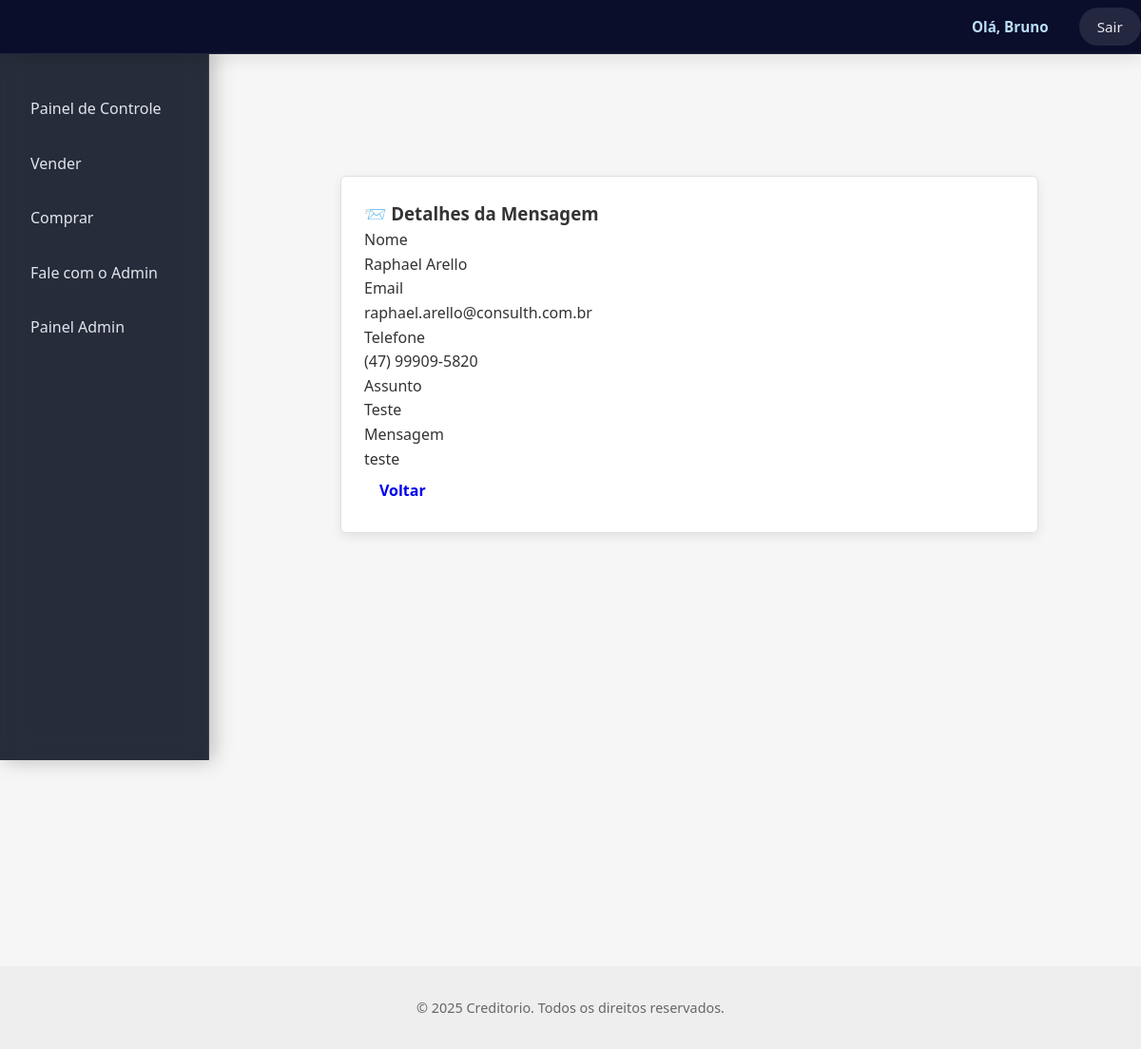
/admin/mensagem/2 (signed in), run on the app's committed database.
### app/models.py (models this page shows, shortened)
class Usuario(UserMixin, db.Model):
    __tablename__ = 'usuario'
    id = db.Column(db.Integer, primary_key=True)
    nome = db.Column(db.String(100), nullable=False)
    email = db.Column(db.String(100), unique=True, nullable=False)
    cpf_cnpj = db.Column(db.String(20), unique=True, nullable=False)
    telefone = db.Column(db.String(20), nullable=False)
    senha_hash = db.Column(db.String(128), nullable=False)
    tipo = db.Column(db.String(20), default='usuario')
    ativo = db.Column(db.Boolean, default=True)
    saldo = db.Column(db.Float, default=0.0)
    data_cadastro = db.Column(db.DateTime, default=datetime.utcnow)
    precatorios_comprados = db.relationship(
        'Precatorio',
        foreign_keys='Precatorio.comprador_id',
        backref='comprador_user',
        lazy=True
    )

class MensagemPublica(db.Model):
    __tablename__ = 'mensagem_publica'
    id = db.Column(db.Integer, primary_key=True)
    nome = db.Column(db.String(100), nullable=False)
    email = db.Column(db.String(120), nullable=False)
    telefone = db.Column(db.String(20))
    assunto = db.Column(db.String(150), nullable=False)
    mensagem = db.Column(db.Text, nullable=False)
    data_envio = db.Column(db.DateTime, default=datetime.utcnow)

### app/routes.py (the view)
@admin_bp.route('/mensagem/<int:id>')
@login_required
def visualizar_mensagem(id):
    mensagem = MensagemPublica.query.get_or_404(id)
    return render_template('visualizar_mensagem.html', mensagem=mensagem)

### app/templates/visualizar_mensagem.html (shortened to what this page needs)
{% extends "base.html" %}
{% block content %}
<div class="dashboard-layout">
  {% include 'partials/sidebar.html' %}
  <section class="dashboard-content py-4 px-3">
    <div class="card shadow p-4 bg-white rounded-lg">
      <h3 class="mb-4 text-primary">📨 Detalhes da Mensagem</h3>
      <dl class="row">
        <dt class="col-sm-3">Nome</dt>
        <dd class="col-sm-9">{{ mensagem.nome }}</dd>
        <dt class="col-sm-3">Email</dt>
        <dd class="col-sm-9">{{ mensagem.email }}</dd>
        <dt class="col-sm-3">Telefone</dt>
        <dd class="col-sm-9">{{ mensagem.telefone }}</dd>
        <dt class="col-sm-3">Assunto</dt>
        <dd class="col-sm-9">{{ mensagem.assunto }}</dd>
        <dt class="col-sm-3">Mensagem</dt>
        <dd class="col-sm-9">
          <div class="p-3 border rounded bg-light">{{ mensagem.mensagem }}</div>
        </dd>
      </dl>
      <a href="{{ url_for('main.painel_admin') }}" class="btn btn-outline-secondary mt-4">Voltar</a>
    </div>
  </section>
</div>
{% endblock %}

### app/templates/base.html (shortened to what this page needs)
<!DOCTYPE html>
<html lang="pt-BR">
<head>
  <link rel="stylesheet" href="{{ url_for('static', filename='css/style.css') }}">
</head>
<body>
<header class="site-header">
  <div class="header-container">
    <nav class="topnav">
      <ul>
        {% if current_user.is_authenticated %}
          <li>Olá, {{ current_user.nome.split(' ')[0] }}</li>
          <li><a href="{{ url_for('auth.logout') }}" class="logout-btn">Sair</a></li>
        {% else %}
          <li><a href="{{ url_for('auth.login') }}">Login</a></li>
          <li><a href="{{ url_for('auth.cadastro') }}">Cadastrar</a></li>
        {% endif %}
      </ul>
    </nav>
  </div>
</header>
  <main class="container main-content">
    {% block content %}{% endblock %}
  </main>
  <footer class="site-footer">
    <div class="container">
      <p>© 2025 Creditorio. Todos os direitos reservados.</p>
    </div>
  </footer>
</body>
</html>

### app/static/css/style.css (style rules this page uses)
:root { --primary-color: #003366; --primary-dark: #002244; --secondary-color: #ff6f61; --success-color: #28a745; --success-dark: #218838; --danger-color: #dc3545; --danger-dark: #c82333; --info-color: #004080; --blue-light: #415A77; --white: #ffffff; --light-gray: #f6f6f6; --gray: #e0e0e0; --dark-gray: #333; --text-color: #333; --text-light: #666; --text-muted: #888; --glass-dark: rgba(16, 23, 37, 0.9); --sidebar-text: #E0E6ED; --shadow-sm: 0 4px 12px rgba(0, 0, 0, 0.08); --shadow-md: 0 10px 30px rgba(0, 0, 0, 0.15); --shadow-lg: 0 4px 20px rgba(0, 0, 0, 0.2); --sidebar-shadow: 4px 0 20px rgba(0, 0, 0, 0.25); --border-radius-sm: 4px; --border-radius-md: 8px; --border-radius-lg: 12px; --border-radius-xl: 12px; --transition: all 0.3s ease; --transition-fast: all 0.2s ease; --space-sm: 0.5rem; --space-md: 1rem; --space-lg: 1.5rem; --space-xl: 2rem; }
* { box-sizing: border-box; margin: 0; padding: 0; }
body { font-family: 'Segoe UI', Roboto, 'Helvetica Neue', Arial, sans-serif; background: var(--light-gray); color: var(--text-color); line-height: 1.6; }
body, html { margin: 0; padding: 0; height: 100%; width: 100%; }
.container { max-width: 1080px; margin: 0 auto; padding: var(--space-md); }
.main-content { padding: 6rem var(--space-md) 2rem; }
:root { --primary-color: #3498db; --primary-dark: #2980b9; --secondary-color: #6c757d; --success-color: #2ecc71; --success-dark: #27ae60; --danger-color: #e74c3c; --danger-dark: #c0392b; --white: #ffffff; --space-sm: 0.5rem; --space-md: 1rem; --space-lg: 1.5rem; --border-radius-sm: 4px; --border-radius-md: 6px; --border-radius-lg: 8px; --transition: all 0.3s ease; }
.btn { display: inline-flex; align-items: center; justify-content: center; padding: var(--space-sm) var(--space-md); font-size: 1rem; font-weight: 600; line-height: 1.5; border: none; border-radius: var(--border-radius-sm); cursor: pointer; transition: var(--transition); text-align: center; text-decoration: none; position: relative; overflow: hidden; white-space: nowrap; }
.card { background-color: var(--white); border-radius: var(--border-radius-md); box-shadow: var(--shadow-sm); border: 1px solid var(--gray); padding: var(--space-lg); flex: 1 1 45%; }
.site-header { background: linear-gradient(135deg, #0a0e2a 100%, #1a237e 0%); box-shadow: 0 4px 20px rgba(0, 0, 0, 0.1); position: sticky; top: 0; z-index: 1000; border-bottom: 1px solid rgba(255, 255, 255, 0.1); }
.header-container { max-width: 1200px; margin: 0 auto; }
.topnav { display: flex; justify-content: flex-end; padding: 0.5rem 0; }
.topnav ul { display: flex; align-items: center; gap: 2rem; margin: 0; padding: 0; list-style: none; }
.topnav li { position: relative; color: rgba(255, 255, 255, 0.9); font-size: 0.95rem; font-weight: 500; }
.topnav a { color: rgba(255, 255, 255, 0.9); text-decoration: none; transition: all 0.3s ease; padding: 0.5rem 0; display: inline-block; position: relative; }
.topnav a::after { content: ''; position: absolute; bottom: 0; left: 0; width: 0; height: 2px; background: #64b5f6; transition: width 0.3s ease; }
.logout-btn { background: rgba(255, 255, 255, 0.1); padding: 0.5rem 1.2rem !important; border-radius: 50px; transition: all 0.3s ease; }
.topnav li:first-child { margin-right: auto; font-weight: 600; color: #bbdefb; }
.site-footer { background: #eee; text-align: center; padding: var(--space-md) 0; font-size: 0.9rem; color: var(--text-light); margin-top: var(--space-xl); }
.dashboard-layout { display: flex; min-height: 100vh; font-family: 'Segoe UI', Roboto, 'Helvetica Neue', sans-serif; width: 100%; }
.dashboard-content { flex: 1; padding: 2rem; margin-left: 250px; }

### data on the page
Usuario: nome "Bruno"
MensagemPublica: nome "Raphael Arello", email "raphael.arello@consulth.com.br", telefone "(47) 99909-5820", assunto "Teste", mensagem "teste"
